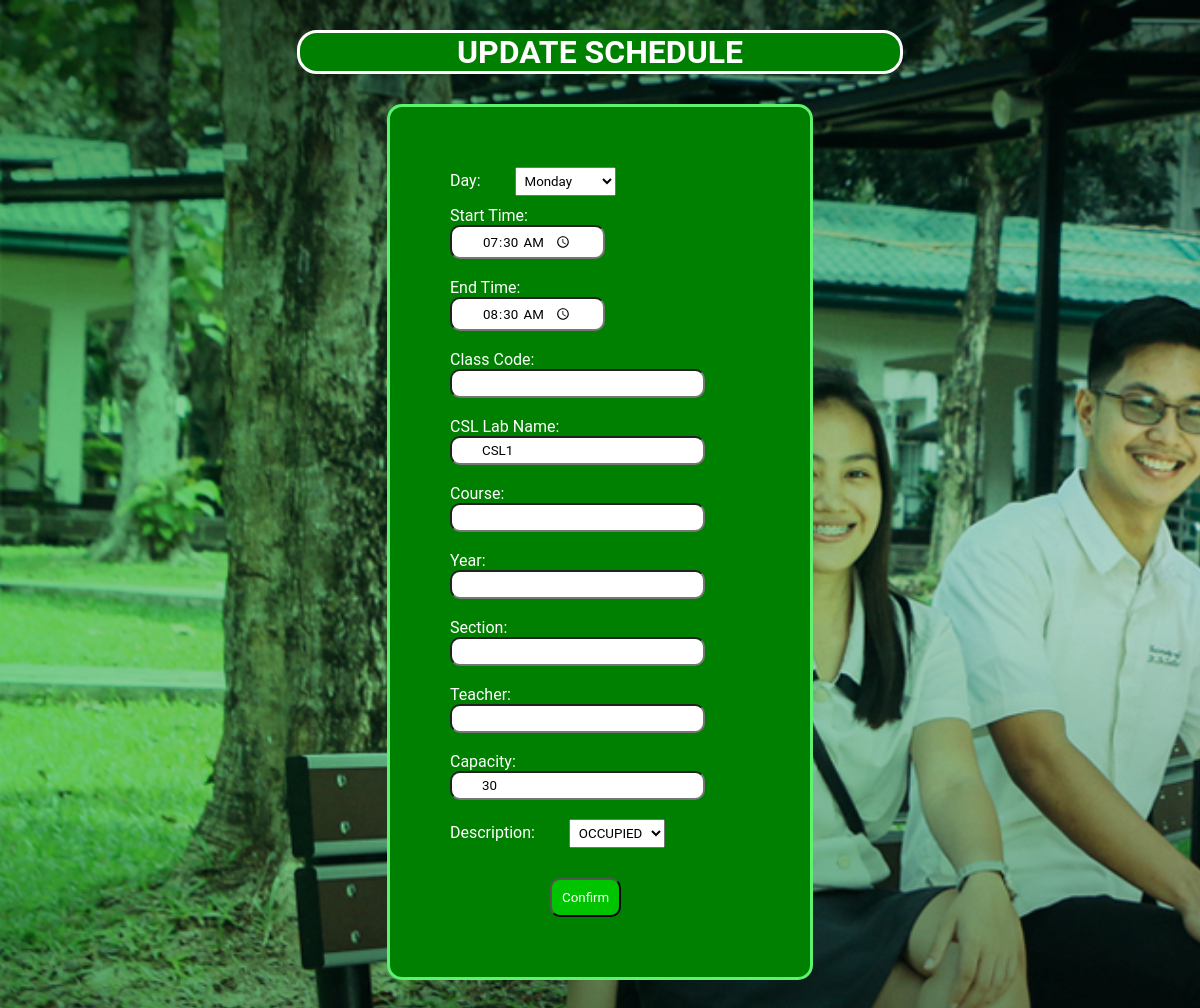
/updateSchedule.php?id=996, run on the app's committed database.
### tables this page shows
CREATE TABLE `tblschedule` (
  `ID` int(11) NOT NULL,
  `Day` varchar(10) NOT NULL,
  `StartDate` date NOT NULL,
  `EndDate` date NOT NULL,
  `StartTime` time NOT NULL,
  `EndTime` time NOT NULL,
  `ClassID` varchar(11) NOT NULL,
  `cslLab` varchar(25) NOT NULL,
  `Course` varchar(25) NOT NULL,
  `Year` varchar(2) NOT NULL,
  `Sec` varchar(5) NOT NULL,
  `Teacher` varchar(25) NOT NULL,
  `Capacity` int(11) NOT NULL,
  `Description` varchar(25) NOT NULL
);

### updateSchedule.php (the view, shortened to what this page needs)
<?php
$conn=mysqli_connect("localhost","root","","csl_db")or die (mysqli_error($conn));
$id=$_GET['id'];
$sql="select * from tblschedule where ID=".$id;
$q=mysqli_query($conn,$sql)or die (mysqli_error($conn));
$r=mysqli_fetch_assoc($q);
?>
<!DOCTYPE html>
<html lang="en">
<head>
    <link rel="stylesheet" href="updatesched.css">
</head>
<body>
<h1>UPDATE SCHEDULE</h1>
<div class="container1">
    <form name="form1" method="post" action="updateSchedule_confirm.php?id=<?php echo $r['ID']; ?>">
     <label for="day">Day: </label>
                    <select name="day" id="day">
                    <option value="Monday">Monday</option>
                    </select></br>
        <label for="stime">Start Time: </label>
        <input type="time" name="stime" value="<?php echo $r['StartTime']; ?>"><br>
        <label for="etime">End Time: </label>
        <input type="time" name="etime" value="<?php echo $r['EndTime']; ?>"><br>
        <label for="classcode">Class Code: </label>
        <input type="text" name="classcode" value="<?php echo $r['ClassID']; ?>"><br>
        <label for="classlab">CSL Lab Name: </label>
        <input type="text" name="LabName" value="<?php echo $r['cslLab']; ?>"><br>
        <label for="course">Course: </label>
        <input type="text" name="course" value="<?php echo $r['Course']; ?>"><br>
        <label for="year">Year: </label>
        <input type="text" name="year" value="<?php echo $r['Year']; ?>"><br>
        <label for="sec">Section: </label>
        <input type="text" name="sec" value="<?php echo $r['Sec']; ?>"><br>
        <label for="teacher">Teacher: </label>
        <input type="text" name="teacher" value="<?php echo $r['Teacher']; ?>"><br>
        <label for="cap">Capacity: </label>
        <input type="text" name="cap" value="<?php echo $r['Capacity']; ?>"><br>
        <label for="descrip">Description: </label>
            <select name="descrip" id="descrip">
                <option value="OCCUPIED">OCCUPIED</option>
            </select></br>
        <button type="add" id="addbutton" name="add">Confirm</button>
        </div>
</body>
</html>

### updatesched.css (style rules this page uses)
* { margin: 0; padding: 0; font-family: 'Roboto', sans-serif; }
body { background-image: url('pics3.jpg'); background-repeat: no-repeat; background-size: cover; }
.container1 { width: 100%; height: 100%; display: flex; justify-content: center; align-items: center; }
form { width: 300px; border-style: solid; border-color: rgb(94, 243, 111); background-color:green; background-size: cover; border-radius: 15px; padding: 60px; margin-right:200px; margin: 0 auto; margin-bottom: 50px; }
input { display: block; padding: 5px 30px; border-radius: 10px; }
label { margin-bottom: 20px; color: white; }
button { margin-top: 20px; margin-left: 100px; background-color: rgb(0, 196, 0); padding: 10px; color: white; border-radius: 10px; transition: transform 0.5s ease; cursor:pointer; }
select { margin-left: 30px; margin-bottom: 10px; padding: 5px; }
h1 { margin-top: 50px; color: white; text-align: center; background-color: green; border-style: solid; border-color:white; border-radius: 20px; width: 50%; margin: 0 auto; margin-top: 30px; margin-bottom: 30px; animation: opacity 1.5s ease forwards; }

### data on the page
tblschedule: stime "07:30:00", etime "08:30:00", LabName "CSL1", cap "30"
